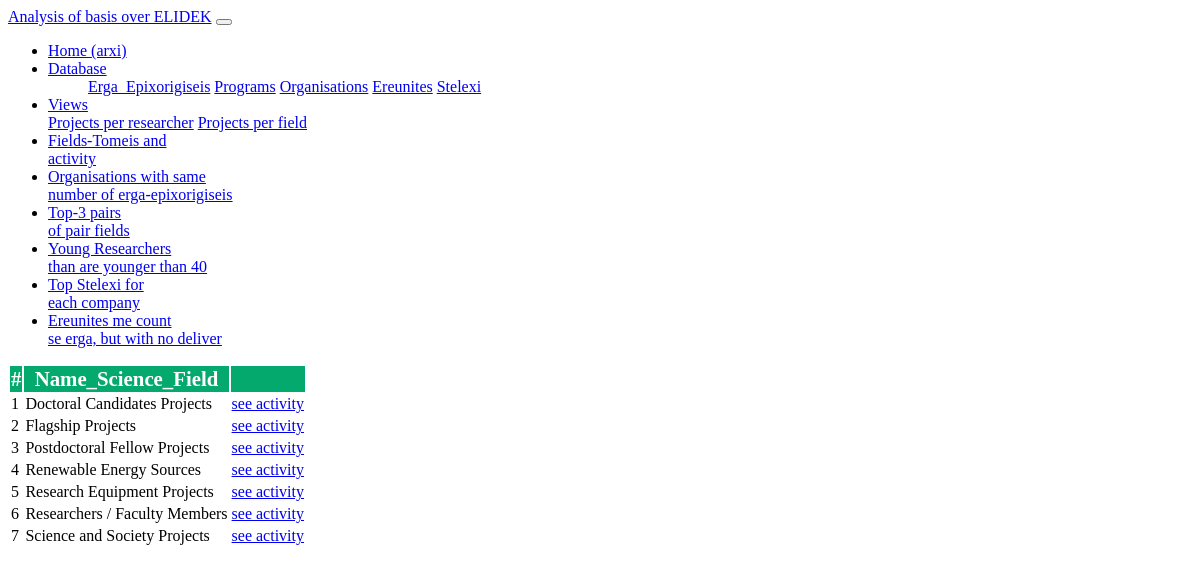
Screenshot of /phpscripts/fields.php with the database file from the repository.
### tables this page shows
create TABLE IF NOT EXISTS Epistimoniko_Pedio (
    Name_Science_Field VARCHAR(30) NOT NULL,
    Code_anaforas INT UNSIGNED NOT NULL,
    PRIMARY KEY(Name_Science_Field));

### phpscripts/fields.php (the view, shortened to what this page needs)
<!DOCTYPE html>
<html lang="en">
<head>
</head>
<body>
    <?php include('navbar.php'); ?>
    <table class="table table-hover table-success table-striped table-borderless">
        <thead>
            <tr>
                <th>#</th>
                <th>Name_Science_Field</th>
				<th> </th>
            </tr>
        </thead>
        <?php
        $host = "127.0.0.1";
        $port = 3306;
        $socket = "";
        $user = "root";
        $password = "";
        $dbname = "project_team_6";
        $conn = new mysqli($host, $user, $password, $dbname, $port, $socket)
            or die('Could not connect to the database server' . mysqli_connect_error());
        $quer = 'SELECT Code_anaforas, Name_Science_Field FROM Epistimoniko_Pedio';
        $res = mysqli_query($conn, $quer);
        $num = 0;
        if (mysqli_num_rows($res) == 0) {
            echo "<h4>There are no projects</h4>";
        } else {
            while ($tuple = mysqli_fetch_assoc($res)) {
                $num++;
                echo "<tr>";
                echo "<td>" . $num . "</td>";
                echo "<td>" . $tuple['Name_Science_Field'] . "</td>";
				echo "<td>" . "<a class=\"button button1\" href=\"see_field_activity.php?varname1=".$tuple['Code_anaforas']." & varname2=".$tuple['Name_Science_Field']." \" role=\"button\">
					see activity
						</a>". "</td>";
                echo "</tr>";
		   }
        }
        ?>
    </table>
</body>
</html>

### phpscripts/fields.php (style rules this page uses)
thead th { font-size: 1.3em; background-color: #04AA6D; color: white; }

### phpscripts/navbar.php (style rules this page uses)
thead th { background-color: #04AA6D; color: white; }

### rows the page displays
epistimoniko_pedio: Name_Science_Field "Doctoral Candidates Projects"
epistimoniko_pedio: Name_Science_Field "Flagship Projects"
epistimoniko_pedio: Name_Science_Field "Postdoctoral Fellow Projects"
epistimoniko_pedio: Name_Science_Field "Renewable Energy Sources"
epistimoniko_pedio: Name_Science_Field "Research Equipment Projects"
epistimoniko_pedio: Name_Science_Field "Researchers / Faculty Members"
epistimoniko_pedio: Name_Science_Field "Science and Society Projects"
